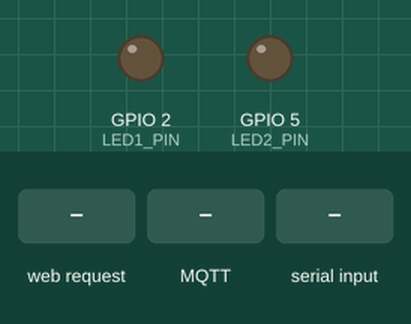
The program below on a simulated ESP8266 (NodeMCU). On the bench: output pins drawn as LEDs (lit = HIGH). Inputs (shaded band) come from the test bench. WiFi joins after 1.5 s; servers stay silent unless stated; random numbers use the default seed unless the program sets one; no MQTT or app messages arrive unless stated; what the program prints to the serial monitor is not drawn.

Above: at 1.4 s.
1.5 s: HTTP request GET /config_wifi received
At 2.01 s:
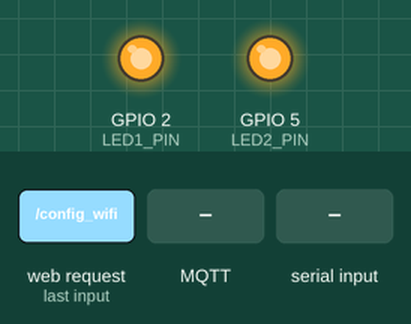
At 3.3 s:
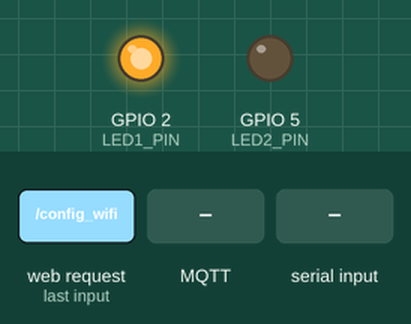
4.5 s: MQTT message "1" arrives on the first subscribed topic
7.5 s: "!:45#" received over the second serial link
10.5 s: HTTP request GET / received
Timing chart, 0 to 20.5 s (numbered marks = the images above; inputs shaded):
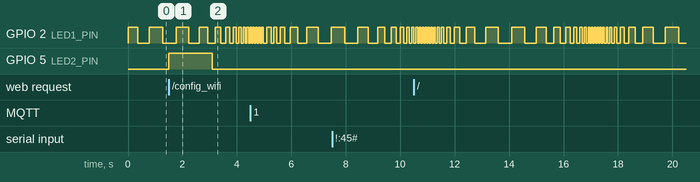

The program:

main.cpp
```cpp
#include <Arduino.h>
#include "led.h"
#include "web_server.h"
#include "wifi_manager.h"
#include "comm.h"
#include "mqtt_manager.h"

/*
 * Khởi tạo toàn bộ các module của hệ thống.
 */
void setup() {
    comm_init();
    led_init();
    wifi_init();
    web_server_init();
    mqtt_init();
}

/*
 * Chạy vòng lặp của các module. Lưu ý không sử dụng delay() ở đây.
 */
void loop() {
    comm_update();
    wifi_update();
    web_server_loop();
    led_update();
    mqtt_update();      // Cập nhật kết nối và gửi dữ liệu lên Adafruit IO
}
```

comm.h
```cpp
#pragma once
#include <Arduino.h>

extern float current_temperature;
extern uint32_t current_light;

/*
 * Khởi tạo các cấu hình cần thiết cho việc giao tiếp.
 */
void comm_init();

/*
 * Cập nhật trạng thái giao tiếp và nhận dữ liệu sensor.
 */
void comm_update();
```

index_html.h
```cpp
#pragma once
#include <Arduino.h>

const char MAIN_page[] PROGMEM = R"rawliteral(
<!DOCTYPE html>
<html>
<head>
    <meta charset="utf-8">
    <title>ESP8266 Web Control</title>
    <style>
        body { font-family: Arial, sans-serif; background: #f2f2f2; text-align: center; }
        .card { background: #ffffff; width: 340px; margin: 30px auto; padding: 20px; border-radius: 8px; box-shadow: 0 2px 8px rgba(0,0,0,0.2); }
        h2 { margin-bottom: 15px; color: #333; }
        .sensor { margin-bottom: 20px; font-size: 18px; color: #444; background: #f9f9f9; padding: 10px; border-radius: 5px; }
        .section { margin-top: 15px; padding-top: 10px; border-top: 1px solid #eee; text-align: left; }
        .section p { font-weight: bold; margin-bottom: 5px; text-align: center; }
        .controls { text-align: center; }
        input { width: 90%; padding: 8px; margin: 5px 0; border: 1px solid #ccc; border-radius: 4px; }
        button { width: 90px; height: 35px; margin: 5px; font-size: 14px; cursor: pointer; border: none; border-radius: 4px; background: #007bff; color: white; }
        .btn-full { width: 95%; background: #28a745; margin-top: 10px; }
        b { color: #007bff; }
    </style>
</head>
<body>
    <div class="card">
        <h2>ESP8266 Dashboard</h2>

        <div class="sensor">
            <p>Nhiệt độ: <b><span id="temp">--</span> &deg;C</b></p>
            <p>Ánh sáng: <b><span id="light">--</span> &#37;</b></p>
        </div>

        <div class="section">
            <p>WiFi Configuration</p>
            <input type="text" id="ssid" placeholder="WiFi Name (SSID)">
            <input type="password" id="pass" placeholder="Password">
            <button class="btn-full" onclick="saveWifi()">Connect to WiFi</button>
        </div>

        <div class="section controls">
            <p>LED GPIO2 (Auto: <span id="auto_status">ON</span>)</p>
            <button onclick="fetch('/led?pin=2&state=on')">ON</button>
            <button onclick="fetch('/led?pin=2&state=off')">OFF</button>
            <button onclick="fetch('/auto?state=on').then(()=>document.getElementById('auto_status').innerText='ON')">AUTO</button>
        </div>

        <div class="section controls">
            <p>LED GPIO5</p>
            <button onclick="fetch('/led?pin=5&state=on')">ON</button>
            <button onclick="fetch('/led?pin=5&state=off')">OFF</button>
        </div>
    </div>

    <script>
        function saveWifi() {
            var ssid = document.getElementById('ssid').value;
            var pass = document.getElementById('pass').value;
            if(!ssid) { alert("Please enter SSID"); return; }
            fetch('/config_wifi?ssid=' + encodeURIComponent(ssid) + '&pass=' + encodeURIComponent(pass))
                .then(res => res.text())
                .then(txt => alert(txt));
        }

        function updateSensor() {
            fetch('/sensor').then(res => res.json()).then(data => {
                document.getElementById('temp').innerText = data.temperature;
                document.getElementById('light').innerText = data.light;
            });
        }
        setInterval(updateSensor, 2000);
        updateSensor();
    </script>
</body>
</html>
)rawliteral";
```

led.h
```cpp
#pragma once
#include <Arduino.h>

#define LED_GPIO2 2
#define LED_GPIO5 5

extern bool led2_auto_blink;

/*
 * Thiết lập các chân GPIO cho LED.
 */
void led_init();

/*
 * Điều khiển trạng thái bật/tắt của một LED.
 */
void led_set(uint8_t pin, bool on);

/*
 * Cập nhật hiệu ứng hoặc trạng thái tự động của LED.
 */
void led_update();
```

mqtt_manager.h
```cpp
#ifndef MQTT_MANAGER_H
#define MQTT_MANAGER_H

#include <Arduino.h>

/*
 * Khởi tạo MQTT client và các thông số cấu hình ban đầu.
 */
void mqtt_init();

/*
 * Duy trì kết nối MQTT và gửi dữ liệu định kỳ (mỗi 30s).
 */
void mqtt_update();

/*
 * Gửi một giá trị lên một feed cụ thể.
 */
void mqtt_publish(const char* feed, float value);

#endif
```

web_server.h
```cpp
#ifndef WEB_SERVER_H
#define WEB_SERVER_H

/*
 * Cấu hình và khởi chạy dịch vụ Web Server.
 */
void web_server_init();

/*
 * Duy trì hoạt động của Web Server bằng cách xử lý các kết nối đến.
 */
void web_server_loop();

#endif
```

wifi_manager.h
```cpp
#pragma once
#include <Arduino.h>
#include <ESP8266WiFi.h>

extern String target_ssid;
extern String target_pass;
extern bool request_connect_wifi;

/*
 * Khởi tạo các thiết lập WiFi ban đầu.
 */
void wifi_init();

/*
 * Quản lý và duy trì trạng thái kết nối WiFi.
 */
void wifi_update();
```

comm.cpp
```cpp
#include "comm.h"
#include "config.h"
#include <SoftwareSerial.h>

// Khởi tạo SoftwareSerial để nhận data từ STM32 [cite: 814, 828]
SoftwareSerial stmSerial(STM32_RX_PIN, STM32_TX_PIN);

float current_temperature = 0.0; // Đổi sang float để nhận số thập phân
uint32_t current_light = 0;

/* * Khởi tạo giao tiếp Serial với máy tính và STM32.
 * Tốc độ Baudrate nên để 115200 để đồng bộ với STM32[cite: 698, 810].
 */
void comm_init() {
    Serial.begin(DEBUG_BAUDRATE);
    stmSerial.begin(STM32_BAUDRATE);
    Serial.println("[COMM] UART System Initialized. Waiting for !TEMP:LIGHT#");
}

/* * Xử lý dữ liệu nhận được từ STM32 theo định dạng mới: !TEMP:LIGHT#
 */
static void handle_uart_packet(String packet) {
    packet.trim();
    // Kiểm tra tiền tố '!' và hậu tố '#' [cite: 524, 532]
    if (!packet.startsWith("!") || !packet.endsWith("#")) return;

    // Tìm vị trí dấu phân cách ':' giữa Temperature và Light
    int colonIndex = packet.indexOf(':');
    if (colonIndex == -1) return;

    // Tách chuỗi: ! [TEMP] : [LIGHT] #
    // substring(bắt đầu, kết thúc) - lấy từ sau '!' đến trước ':'
    String tempStr = packet.substring(1, colonIndex);
    // lấy từ sau ':' đến trước '#'
    String lightStr = packet.substring(colonIndex + 1, packet.length() - 1);

    // Chuyển đổi dữ liệu sang kiểu số
    current_temperature = tempStr.toFloat();
    current_light = (uint32_t)lightStr.toInt();

    // In ra Debug console để kiểm tra
    Serial.print("[COMM] Data Received -> ");
    Serial.print("Nhiệt độ: "); Serial.print(current_temperature); Serial.print(" C | ");
    Serial.print("Ánh sáng: "); Serial.println(current_light);
}

/* * Đọc dữ liệu từ UART STM32 và tách các gói tin (packets).
 */
void comm_update() {
    // Đọc dữ liệu thực từ STM32 qua UART2 (PA2/PA3) [cite: 825, 826]
    while (stmSerial.available()) {
        String packet = stmSerial.readStringUntil('#');
        if (packet.length() > 0) {
            // readStringUntil bỏ mất ký tự '#' nên cần thêm lại để handle_uart_packet nhận diện
            handle_uart_packet(packet + "#");
        }
    }

    /* * Phần giả lập (Fake Data) - Chỉ chạy khi không nhận được data thực
     * Ope có thể xóa phần này nếu muốn chỉ dùng data từ STM32
     */
    static unsigned long last_fake = 0;
    if (millis() - last_fake > SENSOR_READ_INTERVAL) {
        last_fake = millis();
        // Nếu STM32 chưa gửi gì (current_temperature vẫn bằng 0), tạo số ngẫu nhiên để test Web
        if (current_temperature == 0) {
            current_temperature = random(2500, 3500) / 100.0;
            current_light = random(0, 4095);
            Serial.println("[COMM] Using Fake Data for testing...");
        }
    }
}
```

led.cpp
```cpp
#include "led.h"
#include "config.h"
#include <math.h>

bool led2_auto_blink = true;

static unsigned long last_blink_time = 0;
static bool led2_internal_state = false;

/*
 * Khởi tạo các chân GPIO cho LED và thiết lập trạng thái ban đầu.
 */
void led_init() {
    pinMode(LED1_PIN, OUTPUT);
    pinMode(LED2_PIN, OUTPUT);

    digitalWrite(LED1_PIN, HIGH);
    digitalWrite(LED2_PIN, LOW);
}

/*
 * Thiết lập trạng thái bật hoặc tắt cho một LED cụ thể.
 */
void led_set(uint8_t pin, bool on) {
    if (pin == LED1_PIN) {
        digitalWrite(pin, on ? LOW : HIGH);
        led2_auto_blink = false;
    } else {
        digitalWrite(pin, on ? HIGH : LOW);
    }
}

/*
 * Cập nhật trạng thái nháy tự động của LED 2 dựa trên thời gian.
 */
void led_update() {
    if (led2_auto_blink) {
        float time_val = millis() / 1000.0;
        int current_delay = 275 + (int)(225 * sin(time_val));
        if (millis() - last_blink_time >= (unsigned long)current_delay) {
            led2_internal_state = !led2_internal_state;
            digitalWrite(LED1_PIN, led2_internal_state ? LOW : HIGH);
            last_blink_time = millis();
        }
    }
}
```

mqtt_manager.cpp
```cpp
#include "mqtt_manager.h"
#include "config.h"
#include "comm.h"
#include <ESP8266WiFi.h>
#include <PubSubClient.h>

WiFiClient espClient;
PubSubClient client(espClient);

/*
 * Hàm xử lý dữ liệu nhận được từ Cloud (Subscribe Callback).
 * Đây là nơi nhận "phản hồi" từ Cloud để xác nhận dữ liệu đã lên thành công.
 */
static void mqtt_callback(char* topic, byte* payload, unsigned int length) {
    String message = "";
    for (unsigned int i = 0; i < length; i++) {
        message += (char)payload[i];
    }

    Serial.println("\n-------------------------");
    Serial.printf("[MQTT][RECEIVE] Topic: %s\n", topic);
    Serial.printf("[MQTT][FEEDBACK] Giá trị từ Cloud: %s\n", message.c_str());
    Serial.println("-------------------------");
}

/*
 * Hàm chuyên biệt để đăng ký tất cả các Feed cần theo dõi.
 * Việc tách riêng giúp code dễ quản lý khi số lượng Feed tăng lên.
 */
static void subscribe_all_feeds() {
    Serial.println("[MQTT] Đang đăng ký các Feed (Subscribe)...");

    client.subscribe(MQTT_FEED_TEMP);
    client.subscribe(MQTT_FEED_LIGHT);

    /* Bạn có thể thêm các feed điều khiển khác ở đây */
    // client.subscribe(MQTT_FEED_CMD);

    Serial.println("[MQTT] Hoàn tất đăng ký Subscribe.");
}

/*
 * Hàm thực hiện kết nối lại với Broker Adafruit IO.
 */
static void reconnect() {
    static unsigned long last_reconnect_attempt = 0;
    if (millis() - last_reconnect_attempt > 5000) {
        last_reconnect_attempt = millis();
        Serial.print("[MQTT] Đang thử kết nối lại...");

        if (client.connect("ESP8266_Client", MQTT_USER, MQTT_KEY)) {
            Serial.println("Đã kết nối!");

            /* Sau khi kết nối thành công, gọi hàm Subscribe */
            subscribe_all_feeds();
        } else {
            Serial.printf("Lỗi! (rc=%d). Thử lại sau 5s.\n", client.state());
        }
    }
}

/*
 * Khởi tạo MQTT client và cấu hình hàm Callback.
 */
void mqtt_init() {
    client.setServer(MQTT_SERVER, MQTT_PORT);
    client.setCallback(mqtt_callback);
    Serial.println("[MQTT] Hệ thống MQTT đã sẵn sàng.");
}

/*
 * Duy trì kết nối, xử lý vòng lặp và gửi dữ liệu định kỳ.
 */
void mqtt_update() {
    if (WiFi.status() != WL_CONNECTED) return;

    if (!client.connected()) {
        reconnect();
    } else {
        client.loop();

        static unsigned long last_publish = 0;
        if (millis() - last_publish > MQTT_PUBLISH_INTERVAL) {
            last_publish = millis();

            char payload[10];

            /* Gửi Nhiệt độ */
            dtostrf(current_temperature, 1, 0, payload);
            client.publish(MQTT_FEED_TEMP, payload);

            /* Gửi Ánh sáng */
            dtostrf(current_light, 1, 0, payload);
            client.publish(MQTT_FEED_LIGHT, payload);

            Serial.println("[MQTT][PUBLISH] Đã gửi dữ liệu Nhiệt độ & Ánh sáng lên Cloud.");
        }
    }
}

/*
 * Gửi một giá trị bất kỳ lên Cloud một cách tức thời.
 */
void mqtt_publish(const char* feed, float value) {
    if (client.connected()) {
        char payload[10];
        dtostrf(value, 1, 1, payload);
        client.publish(feed, payload);
    }
}
```

web_server.cpp
```cpp
#include "web_server.h"
#include "config.h"
#include "led.h"
#include "comm.h"
#include "wifi_manager.h"
#include "index_html.h"
#include <ESP8266WebServer.h>

ESP8266WebServer server(WEB_SERVER_PORT);

/*
 * Khởi tạo Web Server, thiết lập các điểm cuối (endpoints) và bắt đầu lắng nghe yêu cầu.
 */
void web_server_init() {
    randomSeed(millis());

    server.on("/", []() {
        Serial.println("[HTTP][GET] Serving Root Page (/)");
        server.send_P(200, "text/html", MAIN_page);
    });

    server.on("/led", []() {
        uint8_t pin = server.arg("pin").toInt();
        String state = server.arg("state");
        Serial.printf("[HTTP][CMD] LED Control: GPIO%d -> %s\n", pin, state.c_str());
        led_set(pin, state == "on");
        server.send(200, "text/plain", "OK");
    });

    server.on("/auto", []() {
        led2_auto_blink = (server.arg("state") == "on");
        Serial.printf("[HTTP][CMD] LED2 Auto-Blink: %s\n", led2_auto_blink ? "ON" : "OFF");
        server.send(200, "text/plain", "OK");
    });

    server.on("/config_wifi", []() {
        target_ssid = server.arg("ssid");
        target_pass = server.arg("pass");
        request_connect_wifi = true;
        Serial.printf("[HTTP][CONFIG] WiFi Credentials updated. Target: %s\n", target_ssid.c_str());
        server.send(200, "text/plain", "ESP is trying to connect to: " + target_ssid);
    });

    server.on("/sensor", []() {
        String json = "{\"temperature\":" + String(current_temperature) + ",\"light\":" + String(current_light) + "}";
        server.send(200, "application/json", json);
    });

    server.begin();
    Serial.println("[HTTP] Web Server Started");
}

/*
 * Xử lý các yêu cầu HTTP từ client trong vòng lặp chính.
 */
void web_server_loop() {
    server.handleClient();
}
```

wifi_manager.cpp
```cpp
#include "wifi_manager.h"
#include "config.h"
#include <ESP8266WiFi.h>
#include "led.h"

String target_ssid = "";
String target_pass = "";
bool request_connect_wifi = false;

/*
 * Khởi tạo chế độ Access Point để người dùng có thể cấu hình thông tin WiFi.
 */
void wifi_init() {
    Serial.println("[WIFI] Starting Access Point mode...");
    WiFi.mode(WIFI_AP_STA);
    WiFi.softAP(AP_SSID, AP_PASSWORD);

    Serial.printf("[WIFI] AP SSID: %s, IP: ", AP_SSID);
    Serial.println(WiFi.softAPIP());
    Serial.println("[WIFI] Ready to receive STA credentials.");
}

/*
 * Kiểm tra yêu cầu kết nối WiFi và thực hiện kết nối tới mạng mục tiêu.
 */
void wifi_update() {
    static unsigned long connect_start = 0;
    static bool connecting = false;

    if (request_connect_wifi) {
        request_connect_wifi = false;
        connecting = true;
        connect_start = millis();

        led_set(5, true);

        WiFi.disconnect();
        delay(100);
        WiFi.mode(WIFI_AP_STA);
        WiFi.begin(target_ssid.c_str(), target_pass.c_str());
        Serial.printf("[WIFI] Connecting to: %s\n", target_ssid.c_str());
    }

    if (connecting) {
        if (WiFi.status() == WL_CONNECTED) {
            connecting = false;
            led_set(5, false);
            Serial.println("[WIFI] Connected! IP: " + WiFi.localIP().toString());
        } else if (millis() - connect_start > 10000) {
            connecting = false;
            led_set(5, false);
            Serial.printf("[WIFI][ERROR] Timeout! Status: %d\n", WiFi.status());
        }
    }
}
```

config.template.h
```cpp
#ifndef CONFIG_H
#define CONFIG_H

/* --- CẤU HÌNH SERIAL (UART) --- */
#define DEBUG_BAUDRATE      9600
#define STM32_BAUDRATE      115200
#define STM32_RX_PIN        1
#define STM32_TX_PIN        3

/* --- CẤU HÌNH WIFI (ACCESS POINT) --- */
#define AP_SSID             "ESP8266_Config_Portal"
#define AP_PASSWORD         "12345678"
#define WEB_SERVER_PORT     80

/* --- CẤU HÌNH MQTT ADAFRUIT IO --- */
#define MQTT_SERVER         "io.adafruit.com"
#define MQTT_PORT           1883
#define MQTT_USER           "USERNAME"
#define MQTT_KEY            "KEY"
/* Định dạng feed trên Adafruit: username/feeds/ten-feed */
#define MQTT_FEED_TEMP      "USERNAME/feeds/iot.temp-feed"
#define MQTT_FEED_LIGHT     "USERNAME/feeds/iot.light-feed"

/* --- CẤU HÌNH ĐIỀU KHIỂN (LED/GPIO) --- */
#define LED1_PIN            2
#define LED2_PIN            5

/* --- THỜI GIAN CẬP NHẬT (MS) --- */
#define SENSOR_READ_INTERVAL  10000
#define MQTT_PUBLISH_INTERVAL 10000  /* Gửi lên Adafruit mỗi 30 giây */

#endif
```

Measured:
- after the input at 1.5 s, GPIO 5 (LED2_PIN): LOW → HIGH at once, → LOW 1.6 s later
